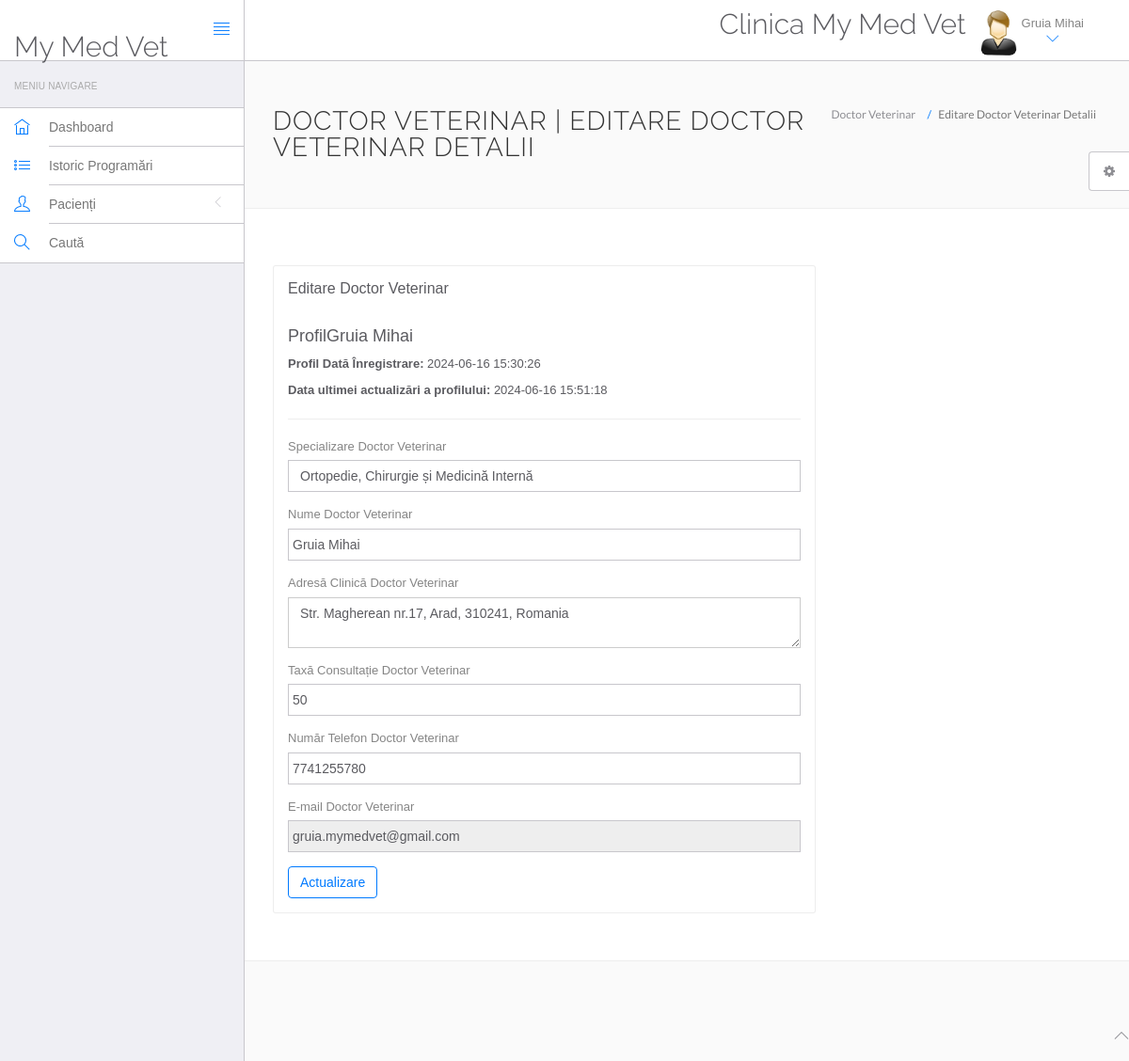
The page /mymedvet/doctor/edit-profile.php (signed in) on the database its author committed.
### tables this page shows
CREATE TABLE `vetdoc` (
  `id` int(11) NOT NULL,
  `specialization` varchar(255) DEFAULT NULL,
  `vetdocName` varchar(255) DEFAULT NULL,
  `address` longtext DEFAULT NULL,
  `vetdocFees` varchar(255) DEFAULT NULL,
  `phoneNumber` bigint(12) DEFAULT NULL,
  `vetdocEmail` varchar(255) DEFAULT NULL,
  `password` varchar(255) DEFAULT NULL,
  `createDate` timestamp NULL DEFAULT current_timestamp(),
  `updateDate` timestamp NULL DEFAULT NULL ON UPDATE current_timestamp()
);

### mymedvet/doctor/edit-profile.php (the view, shortened to what this page needs)
<?php
include('include/config.php');
if(strlen($_SESSION['id']==0)) {
 header('location:logout.php');
  } else{
?>
<!DOCTYPE html>
<html lang="en">
	<head>
		<link rel="stylesheet" href="vendor/bootstrap/css/bootstrap.min.css">
		<link rel="stylesheet" href="vendor/fontawesome/css/font-awesome.min.css">
		<link rel="stylesheet" href="vendor/themify-icons/themify-icons.min.css">
		<link href="vendor/animate.css/animate.min.css" rel="stylesheet" media="screen">
		<link href="vendor/perfect-scrollbar/perfect-scrollbar.min.css" rel="stylesheet" media="screen">
		<link href="vendor/switchery/switchery.min.css" rel="stylesheet" media="screen">
		<link href="vendor/bootstrap-touchspin/jquery.bootstrap-touchspin.min.css" rel="stylesheet" media="screen">
		<link href="vendor/select2/select2.min.css" rel="stylesheet" media="screen">
		<link href="vendor/bootstrap-datepicker/bootstrap-datepicker3.standalone.min.css" rel="stylesheet" media="screen">
		<link href="vendor/bootstrap-timepicker/bootstrap-timepicker.min.css" rel="stylesheet" media="screen">
		<link rel="stylesheet" href="customstyle/css/styles.css">
		<link rel="stylesheet" href="customstyle/css/plugins.css">
		<link rel="stylesheet" href="customstyle/css/themes/theme-1.css" id="skin_color" />
	</head>
	<body>
		<div id="app">
<?php include('include/sidebar.php');?>
			<div class="app-content">
				<?php include('include/header.php');?>
				<div class="main-content" >
					<div class="wrap-content container" id="container">
						<section id="page-title">
							<div class="row">
								<div class="col-sm-8">
									<h1 class="mainTitle">Doctor Veterinar | Editare Doctor Veterinar Detalii</h1>
																	</div>
								<ol class="breadcrumb">
									<li>
										<span>Doctor Veterinar</span>
									</li>
									<li class="active">
										<span>Editare Doctor Veterinar Detalii</span>
									</li>
								</ol>
							</div>
						</section>
						<div class="container-fluid container-fullw bg-white">
							<div class="row">
								<div class="col-md-12">
									<div class="row margin-top-30">
										<div class="col-lg-8 col-md-12">
											<div class="panel panel-white">
												<div class="panel-heading">
													<h5 class="panel-title">Editare Doctor Veterinar</h5>
												</div>
												<div class="panel-body">
									<?php
$did=$_SESSION['dlogin'];
$sql=mysqli_query($con,"select * from vetdoc where vetdocEmail='$did'");
while($data=mysqli_fetch_array($sql))
{
?>
<h4>Profil<?php echo htmlentities($data['vetdocName']);?> </h4>
<p><b>Profil Dată Înregistrare: </b><?php echo htmlentities($data['createDate']);?></p>
<?php if($data['updateDate']){?>
<p><b>Data ultimei actualizări a profilului: </b><?php echo htmlentities($data['updateDate']);?></p>
<?php } ?>
<hr />
													<form role="form" name="adddoc" method="post" onSubmit="return valid();">
														<div class="form-group">
															<label for="DoctorSpecialization">
															Specializare Doctor Veterinar
															</label>
							<select name="Docspecialization" class="form-control" required="required">
					<option value="<?php echo htmlentities($data['specialization']);?>">
					<?php echo htmlentities($data['specialization']);?></option>
															</select>
														</div>
<div class="form-group">
															<label for="doctorname">
																 Nume Doctor Veterinar
															</label>
	<input type="text" name="docname" class="form-control" value="<?php echo htmlentities($data['vetdocName']);?>" >
														</div>
<div class="form-group">
															<label for="address">
																Adresă Clinică Doctor Veterinar
															</label>
					<textarea name="clinicaddress" class="form-control"><?php echo htmlentities($data['address']);?></textarea>
														</div>
<div class="form-group">
															<label for="fess">
																Taxă Consultație Doctor Veterinar
															</label>
		<input type="text" name="docfees" class="form-control" required="required"  value="<?php echo htmlentities($data['vetdocFees']);?>" >
														</div>
<div class="form-group">
									<label for="fess">
																Număr Telefon Doctor Veterinar
															</label>
					<input type="text" name="docphoneno" class="form-control" required="required"  value="<?php echo htmlentities($data['phoneNumber']);?>">
														</div>
<div class="form-group">
									<label for="fess">
																 E-mail Doctor Veterinar
															</label>
					<input type="email" name="docemail" class="form-control"  readonly="readonly"  value="<?php echo htmlentities($data['vetdocEmail']);?>">
														</div>
														<?php } ?>
														<button type="submit" name="submit" class="btn btn-o btn-primary">
															Actualizare
														</button>
													</form>
												</div>
											</div>
										</div>
											</div>
										</div>
								</div>
					</div>
				</div>
			</div>
	<?php include('include/footer.php');?>
	<?php include('include/setting.php');?>
		</div>
	</body>
</html>
<?php } ?>

### mymedvet/doctor/include/header.php (shortened to what this page needs)
<header class="navbar navbar-default navbar-static-top">
					<div class="navbar-header">
						<a class="navbar-brand" href="#">
							<h2 style="padding-top:20% ">My Med Vet</h2>
						</a>
						<a href="#" class="sidebar-toggler pull-right visible-md visible-lg" data-toggle-class="app-sidebar-closed" data-toggle-target="#app">
							<i class="ti-align-justify"></i>
						</a>
					</div>
					<div class="navbar-collapse collapse">
						<ul class="nav navbar-right">
								<li  style="padding-top:2% ">
								<h2>Clinica My Med Vet</h2>
							</li>
							<li class="dropdown current-user">
								<a href class="dropdown-toggle" data-toggle="dropdown">
									<img src="customstyle/images/images.jpg" > <span class="username">
									<?php $query=mysqli_query($con,"select vetdocName from vetdoc where id='".$_SESSION['id']."'");
while($row=mysqli_fetch_array($query))
{
	echo $row['vetdocName'];
}
									?> <i class="ti-angle-down"></i></i></span>
								</a>
							</li>
						</ul>
					</div>
				</header>

### mymedvet/doctor/customstyle/css/themes/theme-1.css (style rules this page uses)
body { background: #FAFAFA; }
header .navbar-header { background: #ffffff !important; border-right-color: #c8c7cc !important; border-bottom-color: #c8c7cc !important; }
header .navbar-header .sidebar-toggler, header .navbar-header .sidebar-mobile-toggler { color: #007aff !important; }
header .navbar-header .navbar-brand { color: #777 !important; }
header .navbar-collapse { background: #ffffff !important; border-bottom-color: #c8c7cc !important; box-shadow: none !important; }
header .navbar-collapse .navbar-right > li > a { color: #777; }
header .navbar-collapse .navbar-right > li > a i { color: #007aff !important; }

### mymedvet/admin/customstyle/css/themes/theme-1.css (style rules this page uses)
body { background: #FAFAFA; }
header .navbar-header { background: #ffffff !important; border-right-color: #c8c7cc !important; border-bottom-color: #c8c7cc !important; }
header .navbar-header .sidebar-toggler, header .navbar-header .sidebar-mobile-toggler { color: #007aff !important; }
header .navbar-header .navbar-brand { color: #777 !important; }
header .navbar-collapse { background: #ffffff !important; border-bottom-color: #c8c7cc !important; box-shadow: none !important; }
header .navbar-collapse .navbar-right > li > a { color: #777; }
header .navbar-collapse .navbar-right > li > a i { color: #007aff !important; }

### rows shown on the page
vetdoc: vetdocName "Gruia Mihai", createDate "2024-06-16 15:30:26", updateDate "2024-06-16 15:51:18", Docspecialization "Ortopedie, Chirurgie și Medicină Internă", docname "Gruia Mihai", clinicaddress "Str. Magherean nr.17, Arad, 310241, Romania", docfees "50", docphoneno "7741255780", docemail "gruia.mymedvet@gmail.com"
